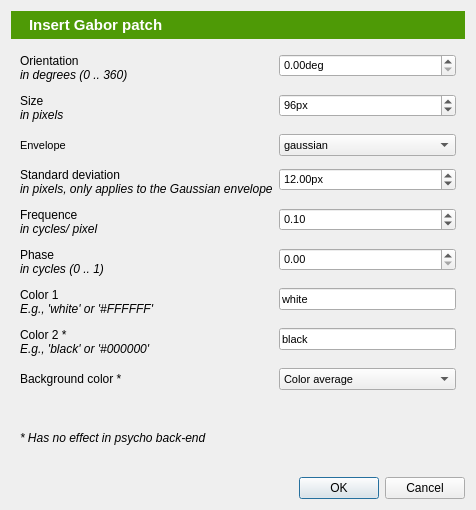
<?xml version="1.0" encoding="UTF-8"?>
<ui version="4.0">
 <class>Dialog</class>
 <widget class="QDialog" name="Dialog">
  <property name="geometry">
   <rect>
    <x>0</x>
    <y>0</y>
    <width>476</width>
    <height>510</height>
   </rect>
  </property>
  <property name="windowTitle">
   <string>Dialog</string>
  </property>
  <layout class="QVBoxLayout" name="verticalLayout">
   <item>
    <widget class="QWidget" name="widget_2" native="true">
     <property name="sizePolicy">
      <sizepolicy hsizetype="Preferred" vsizetype="Fixed">
       <horstretch>0</horstretch>
       <verstretch>0</verstretch>
      </sizepolicy>
     </property>
     <property name="styleSheet">
      <string notr="true">background-color: #4e9a06;
color: rgb(255, 255, 255);</string>
     </property>
     <layout class="QHBoxLayout" name="horizontalLayout">
      <property name="margin">
       <number>5</number>
      </property>
      <item>
       <widget class="QLabel" name="label_gabor">
        <property name="sizePolicy">
         <sizepolicy hsizetype="Fixed" vsizetype="Preferred">
          <horstretch>0</horstretch>
          <verstretch>0</verstretch>
         </sizepolicy>
        </property>
        <property name="text">
         <string/>
        </property>
        <property name="pixmap">
         <pixmap>:/icons/gabor.png</pixmap>
        </property>
       </widget>
      </item>
      <item>
       <widget class="QLabel" name="label_2">
        <property name="font">
         <font>
          <pointsize>11</pointsize>
          <weight>75</weight>
          <bold>true</bold>
         </font>
        </property>
        <property name="text">
         <string>Insert Gabor patch</string>
        </property>
       </widget>
      </item>
     </layout>
    </widget>
   </item>
   <item>
    <widget class="QWidget" name="widget" native="true">
     <property name="font">
      <font>
       <pointsize>8</pointsize>
      </font>
     </property>
     <layout class="QFormLayout" name="formLayout">
      <property name="fieldGrowthPolicy">
       <enum>QFormLayout::AllNonFixedFieldsGrow</enum>
      </property>
      <property name="verticalSpacing">
       <number>12</number>
      </property>
      <item row="0" column="0">
       <widget class="QLabel" name="label_3">
        <property name="text">
         <string>&lt;!DOCTYPE HTML PUBLIC &quot;-//W3C//DTD HTML 4.0//EN&quot; &quot;http://www.w3.org/TR/REC-html40/strict.dtd&quot;&gt;
&lt;html&gt;&lt;head&gt;&lt;meta name=&quot;qrichtext&quot; content=&quot;1&quot; /&gt;&lt;style type=&quot;text/css&quot;&gt;
p, li { white-space: pre-wrap; }
&lt;/style&gt;&lt;/head&gt;&lt;body style=&quot; font-family:'Ubuntu'; font-size:9pt; font-weight:400; font-style:normal;&quot;&gt;
&lt;p style=&quot; margin-top:0px; margin-bottom:0px; margin-left:0px; margin-right:0px; -qt-block-indent:0; text-indent:0px;&quot;&gt;Orientation&lt;/p&gt;
&lt;p style=&quot; margin-top:0px; margin-bottom:0px; margin-left:0px; margin-right:0px; -qt-block-indent:0; text-indent:0px;&quot;&gt;&lt;span style=&quot; font-style:italic;&quot;&gt;in degrees (0 .. 360)&lt;/span&gt;&lt;/p&gt;&lt;/body&gt;&lt;/html&gt;</string>
        </property>
       </widget>
      </item>
      <item row="0" column="1">
       <widget class="QDoubleSpinBox" name="spin_orient">
        <property name="suffix">
         <string>deg</string>
        </property>
        <property name="maximum">
         <double>360.000000000000000</double>
        </property>
       </widget>
      </item>
      <item row="1" column="0">
       <widget class="QLabel" name="label_4">
        <property name="text">
         <string>&lt;!DOCTYPE HTML PUBLIC &quot;-//W3C//DTD HTML 4.0//EN&quot; &quot;http://www.w3.org/TR/REC-html40/strict.dtd&quot;&gt;
&lt;html&gt;&lt;head&gt;&lt;meta name=&quot;qrichtext&quot; content=&quot;1&quot; /&gt;&lt;style type=&quot;text/css&quot;&gt;
p, li { white-space: pre-wrap; }
&lt;/style&gt;&lt;/head&gt;&lt;body style=&quot; font-family:'Ubuntu'; font-size:9pt; font-weight:400; font-style:normal;&quot;&gt;
&lt;p style=&quot; margin-top:0px; margin-bottom:0px; margin-left:0px; margin-right:0px; -qt-block-indent:0; text-indent:0px;&quot;&gt;Size&lt;/p&gt;
&lt;p style=&quot; margin-top:0px; margin-bottom:0px; margin-left:0px; margin-right:0px; -qt-block-indent:0; text-indent:0px;&quot;&gt;&lt;span style=&quot; font-style:italic;&quot;&gt;in pixels&lt;/span&gt;&lt;/p&gt;&lt;/body&gt;&lt;/html&gt;</string>
        </property>
       </widget>
      </item>
      <item row="1" column="1">
       <widget class="QSpinBox" name="spin_size">
        <property name="suffix">
         <string>px</string>
        </property>
        <property name="minimum">
         <number>1</number>
        </property>
        <property name="maximum">
         <number>1000</number>
        </property>
        <property name="value">
         <number>96</number>
        </property>
       </widget>
      </item>
      <item row="2" column="0">
       <widget class="QLabel" name="label_5">
        <property name="text">
         <string>Envelope</string>
        </property>
       </widget>
      </item>
      <item row="2" column="1">
       <widget class="QComboBox" name="combobox_env">
        <item>
         <property name="text">
          <string>gaussian</string>
         </property>
        </item>
        <item>
         <property name="text">
          <string>linear</string>
         </property>
        </item>
        <item>
         <property name="text">
          <string>circular (sharp edge)</string>
         </property>
        </item>
        <item>
         <property name="text">
          <string>rectangle (no envelope)</string>
         </property>
        </item>
       </widget>
      </item>
      <item row="3" column="0">
       <widget class="QLabel" name="label_6">
        <property name="text">
         <string>&lt;!DOCTYPE HTML PUBLIC &quot;-//W3C//DTD HTML 4.0//EN&quot; &quot;http://www.w3.org/TR/REC-html40/strict.dtd&quot;&gt;
&lt;html&gt;&lt;head&gt;&lt;meta name=&quot;qrichtext&quot; content=&quot;1&quot; /&gt;&lt;style type=&quot;text/css&quot;&gt;
p, li { white-space: pre-wrap; }
&lt;/style&gt;&lt;/head&gt;&lt;body style=&quot; font-family:'Ubuntu'; font-size:8pt; font-weight:400; font-style:normal;&quot;&gt;
&lt;p style=&quot; margin-top:0px; margin-bottom:0px; margin-left:0px; margin-right:0px; -qt-block-indent:0; text-indent:0px;&quot;&gt;&lt;span style=&quot; font-size:9pt;&quot;&gt;Standard deviation&lt;/span&gt;&lt;/p&gt;
&lt;p style=&quot; margin-top:0px; margin-bottom:0px; margin-left:0px; margin-right:0px; -qt-block-indent:0; text-indent:0px;&quot;&gt;&lt;span style=&quot; font-size:9pt; font-style:italic;&quot;&gt;in pixels, only applies to the Gaussian envelope&lt;/span&gt;&lt;/p&gt;&lt;/body&gt;&lt;/html&gt;</string>
        </property>
       </widget>
      </item>
      <item row="3" column="1">
       <widget class="QDoubleSpinBox" name="spin_stdev">
        <property name="suffix">
         <string>px</string>
        </property>
        <property name="maximum">
         <double>1000.000000000000000</double>
        </property>
        <property name="value">
         <double>12.000000000000000</double>
        </property>
       </widget>
      </item>
      <item row="4" column="0">
       <widget class="QLabel" name="label_7">
        <property name="text">
         <string>&lt;!DOCTYPE HTML PUBLIC &quot;-//W3C//DTD HTML 4.0//EN&quot; &quot;http://www.w3.org/TR/REC-html40/strict.dtd&quot;&gt;
&lt;html&gt;&lt;head&gt;&lt;meta name=&quot;qrichtext&quot; content=&quot;1&quot; /&gt;&lt;style type=&quot;text/css&quot;&gt;
p, li { white-space: pre-wrap; }
&lt;/style&gt;&lt;/head&gt;&lt;body style=&quot; font-family:'Ubuntu'; font-size:9pt; font-weight:400; font-style:normal;&quot;&gt;
&lt;p style=&quot; margin-top:0px; margin-bottom:0px; margin-left:0px; margin-right:0px; -qt-block-indent:0; text-indent:0px;&quot;&gt;Frequence&lt;/p&gt;
&lt;p style=&quot; margin-top:0px; margin-bottom:0px; margin-left:0px; margin-right:0px; -qt-block-indent:0; text-indent:0px;&quot;&gt;&lt;span style=&quot; font-style:italic;&quot;&gt;in cycles/ pixel&lt;/span&gt;&lt;/p&gt;&lt;/body&gt;&lt;/html&gt;</string>
        </property>
       </widget>
      </item>
      <item row="4" column="1">
       <widget class="QDoubleSpinBox" name="spin_freq">
        <property name="suffix">
         <string/>
        </property>
        <property name="maximum">
         <double>1000.000000000000000</double>
        </property>
        <property name="value">
         <double>0.100000000000000</double>
        </property>
       </widget>
      </item>
      <item row="5" column="0">
       <widget class="QLabel" name="label_8">
        <property name="text">
         <string>&lt;!DOCTYPE HTML PUBLIC &quot;-//W3C//DTD HTML 4.0//EN&quot; &quot;http://www.w3.org/TR/REC-html40/strict.dtd&quot;&gt;
&lt;html&gt;&lt;head&gt;&lt;meta name=&quot;qrichtext&quot; content=&quot;1&quot; /&gt;&lt;style type=&quot;text/css&quot;&gt;
p, li { white-space: pre-wrap; }
&lt;/style&gt;&lt;/head&gt;&lt;body style=&quot; font-family:'Ubuntu'; font-size:9pt; font-weight:400; font-style:normal;&quot;&gt;
&lt;p style=&quot; margin-top:0px; margin-bottom:0px; margin-left:0px; margin-right:0px; -qt-block-indent:0; text-indent:0px;&quot;&gt;Phase&lt;/p&gt;
&lt;p style=&quot; margin-top:0px; margin-bottom:0px; margin-left:0px; margin-right:0px; -qt-block-indent:0; text-indent:0px;&quot;&gt;&lt;span style=&quot; font-style:italic;&quot;&gt;in cycles (0 .. 1)&lt;/span&gt;&lt;/p&gt;&lt;/body&gt;&lt;/html&gt;</string>
        </property>
       </widget>
      </item>
      <item row="5" column="1">
       <widget class="QDoubleSpinBox" name="spin_phase">
        <property name="maximum">
         <double>1.000000000000000</double>
        </property>
        <property name="singleStep">
         <double>0.100000000000000</double>
        </property>
       </widget>
      </item>
      <item row="6" column="0">
       <widget class="QLabel" name="label_10">
        <property name="text">
         <string>&lt;!DOCTYPE HTML PUBLIC &quot;-//W3C//DTD HTML 4.0//EN&quot; &quot;http://www.w3.org/TR/REC-html40/strict.dtd&quot;&gt;
&lt;html&gt;&lt;head&gt;&lt;meta name=&quot;qrichtext&quot; content=&quot;1&quot; /&gt;&lt;style type=&quot;text/css&quot;&gt;
p, li { white-space: pre-wrap; }
&lt;/style&gt;&lt;/head&gt;&lt;body style=&quot; font-family:'Ubuntu'; font-size:8pt; font-weight:400; font-style:normal;&quot;&gt;
&lt;p style=&quot; margin-top:0px; margin-bottom:0px; margin-left:0px; margin-right:0px; -qt-block-indent:0; text-indent:0px;&quot;&gt;&lt;span style=&quot; font-size:9pt;&quot;&gt;Color 1&lt;/span&gt;&lt;/p&gt;
&lt;p style=&quot; margin-top:0px; margin-bottom:0px; margin-left:0px; margin-right:0px; -qt-block-indent:0; text-indent:0px;&quot;&gt;&lt;span style=&quot; font-size:9pt; font-style:italic;&quot;&gt;E.g., 'white' or '#FFFFFF'&lt;/span&gt;&lt;/p&gt;&lt;/body&gt;&lt;/html&gt;</string>
        </property>
       </widget>
      </item>
      <item row="6" column="1">
       <widget class="QLineEdit" name="edit_color1">
        <property name="text">
         <string>white</string>
        </property>
       </widget>
      </item>
      <item row="7" column="0">
       <widget class="QLabel" name="label_9">
        <property name="text">
         <string>&lt;!DOCTYPE HTML PUBLIC &quot;-//W3C//DTD HTML 4.0//EN&quot; &quot;http://www.w3.org/TR/REC-html40/strict.dtd&quot;&gt;
&lt;html&gt;&lt;head&gt;&lt;meta name=&quot;qrichtext&quot; content=&quot;1&quot; /&gt;&lt;style type=&quot;text/css&quot;&gt;
p, li { white-space: pre-wrap; }
&lt;/style&gt;&lt;/head&gt;&lt;body style=&quot; font-family:'Ubuntu'; font-size:8pt; font-weight:400; font-style:normal;&quot;&gt;
&lt;p style=&quot; margin-top:0px; margin-bottom:0px; margin-left:0px; margin-right:0px; -qt-block-indent:0; text-indent:0px;&quot;&gt;&lt;span style=&quot; font-size:9pt;&quot;&gt;Color 2 *&lt;/span&gt;&lt;/p&gt;
&lt;p style=&quot; margin-top:0px; margin-bottom:0px; margin-left:0px; margin-right:0px; -qt-block-indent:0; text-indent:0px;&quot;&gt;&lt;span style=&quot; font-size:9pt; font-style:italic;&quot;&gt;E.g., 'black' or '#000000'&lt;/span&gt;&lt;/p&gt;&lt;/body&gt;&lt;/html&gt;</string>
        </property>
       </widget>
      </item>
      <item row="7" column="1">
       <widget class="QLineEdit" name="edit_color2">
        <property name="text">
         <string>black</string>
        </property>
       </widget>
      </item>
      <item row="8" column="0">
       <widget class="QLabel" name="label_11">
        <property name="font">
         <font>
          <pointsize>9</pointsize>
         </font>
        </property>
        <property name="text">
         <string>&lt;!DOCTYPE HTML PUBLIC &quot;-//W3C//DTD HTML 4.0//EN&quot; &quot;http://www.w3.org/TR/REC-html40/strict.dtd&quot;&gt;
&lt;html&gt;&lt;head&gt;&lt;meta name=&quot;qrichtext&quot; content=&quot;1&quot; /&gt;&lt;style type=&quot;text/css&quot;&gt;
p, li { white-space: pre-wrap; }
&lt;/style&gt;&lt;/head&gt;&lt;body style=&quot; font-family:'Ubuntu'; font-size:9pt; font-weight:400; font-style:normal;&quot;&gt;
&lt;p style=&quot; margin-top:0px; margin-bottom:0px; margin-left:0px; margin-right:0px; -qt-block-indent:0; text-indent:0px;&quot;&gt;Background color *&lt;/p&gt;&lt;/body&gt;&lt;/html&gt;</string>
        </property>
       </widget>
      </item>
      <item row="8" column="1">
       <widget class="QComboBox" name="combobox_bgmode">
        <item>
         <property name="text">
          <string>Color average</string>
         </property>
        </item>
        <item>
         <property name="text">
          <string>Color 2</string>
         </property>
        </item>
       </widget>
      </item>
     </layout>
    </widget>
   </item>
   <item>
    <widget class="QWidget" name="widget_3" native="true">
     <layout class="QVBoxLayout" name="verticalLayout_2">
      <item>
       <widget class="QLabel" name="label_12">
        <property name="font">
         <font>
          <pointsize>9</pointsize>
          <italic>true</italic>
         </font>
        </property>
        <property name="text">
         <string>* Has no effect in psycho back-end</string>
        </property>
        <property name="wordWrap">
         <bool>true</bool>
        </property>
       </widget>
      </item>
     </layout>
    </widget>
   </item>
   <item>
    <widget class="QDialogButtonBox" name="buttonBox">
     <property name="orientation">
      <enum>Qt::Horizontal</enum>
     </property>
     <property name="standardButtons">
      <set>QDialogButtonBox::Cancel|QDialogButtonBox::Ok</set>
     </property>
     <property name="centerButtons">
      <bool>false</bool>
     </property>
    </widget>
   </item>
  </layout>
 </widget>
 <resources/>
 <connections>
  <connection>
   <sender>buttonBox</sender>
   <signal>accepted()</signal>
   <receiver>Dialog</receiver>
   <slot>accept()</slot>
   <hints>
    <hint type="sourcelabel">
     <x>248</x>
     <y>254</y>
    </hint>
    <hint type="destinationlabel">
     <x>157</x>
     <y>274</y>
    </hint>
   </hints>
  </connection>
  <connection>
   <sender>buttonBox</sender>
   <signal>rejected()</signal>
   <receiver>Dialog</receiver>
   <slot>reject()</slot>
   <hints>
    <hint type="sourcelabel">
     <x>316</x>
     <y>260</y>
    </hint>
    <hint type="destinationlabel">
     <x>286</x>
     <y>274</y>
    </hint>
   </hints>
  </connection>
 </connections>
</ui>
